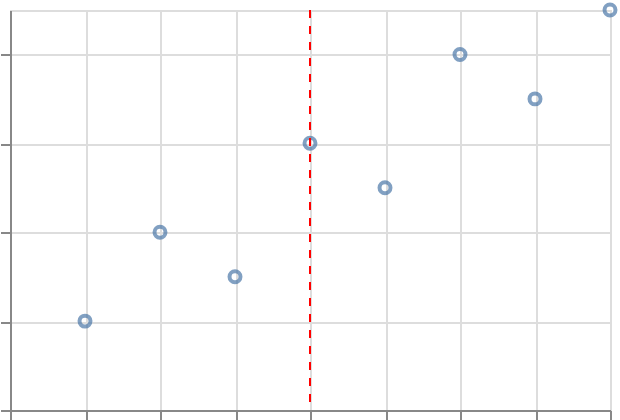

Describe this chart as a Vega-Lite specification.
### Vega-Lite specification from a JSON file in a GitHub repository (floating-point values rounded to 4 significant figures)
{"$schema": "https://vega.github.io/schema/vega-lite/v6.json", "padding": 5, "autosize": "none", "width": 300, "height": 200, "data": {"name": "table", "values": [{"c": "A", "g": "p", "x": 1, "y": 2, "v": 5, "t": "2024-01-15", "o": {"v": 3}, "IMDB Rating": 6.1, "d": "x1"}, {"c": "B", "g": "q", "x": 2, "y": 4, "v": 9, "t": "2024-02-20", "o": {"v": 7}, "IMDB Rating": 7.4, "d": "x2"}, {"c": "A", "g": "q", "x": 3, "y": 3, "v": 2, "t": "2024-03-05", "o": {"v": 1}, "IMDB Rating": 5.2, "d": "x1"}, {"c": "C", "g": "p", "x": 4, "y": 6, "v": 7, "t": "2024-05-30", "o": {"v": 4}, "IMDB Rating": 8.8, "d": "x3"}, {"c": "B", "g": "p", "x": 5, "y": 5, "v": 4, "t": "2024-07-11", "o": {"v": 9}, "IMDB Rating": 6.9, "d": "x2"}, {"c": "C", "g": "q", "x": 6, "y": 8, "v": 6, "t": "2024-09-02", "o": {"v": 2}, "IMDB Rating": 7.7, "d": "x3"}, {"c": "A", "g": "p", "x": 7, "y": 7, "v": 8, "t": "2024-11-25", "o": {"v": 5}, "IMDB Rating": 4.4, "d": "x1"}, {"c": "B", "g": "q", "x": 8, "y": 9, "v": 3, "t": "2024-12-31", "o": {"v": 8}, "IMDB Rating": 9.1, "d": "x2"}]}, "layer": [{"mark": "point", "encoding": {"x": {"field": "x", "type": "quantitative"}, "y": {"field": "y", "type": "quantitative"}}}, {"mark": {"type": "rule", "color": "red", "strokeDash": [4, 4]}, "encoding": {"x": {"datum": 4}}}]}
